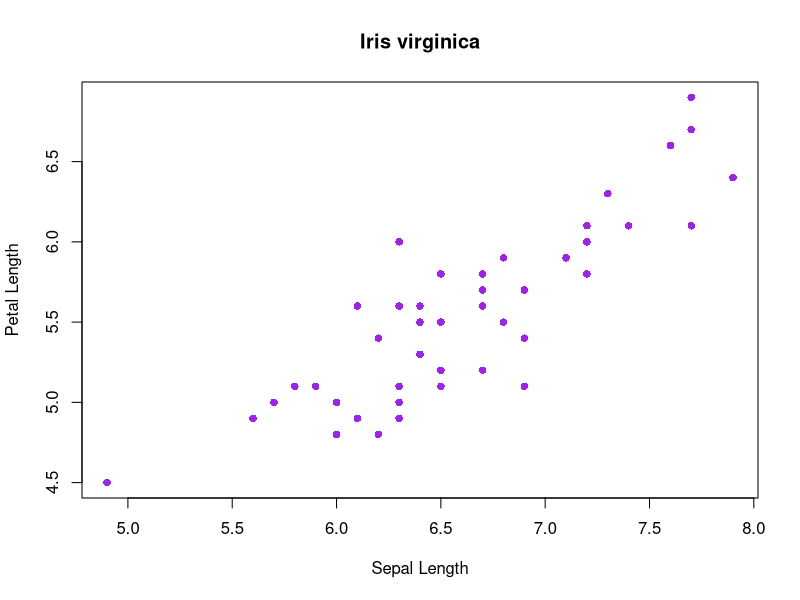
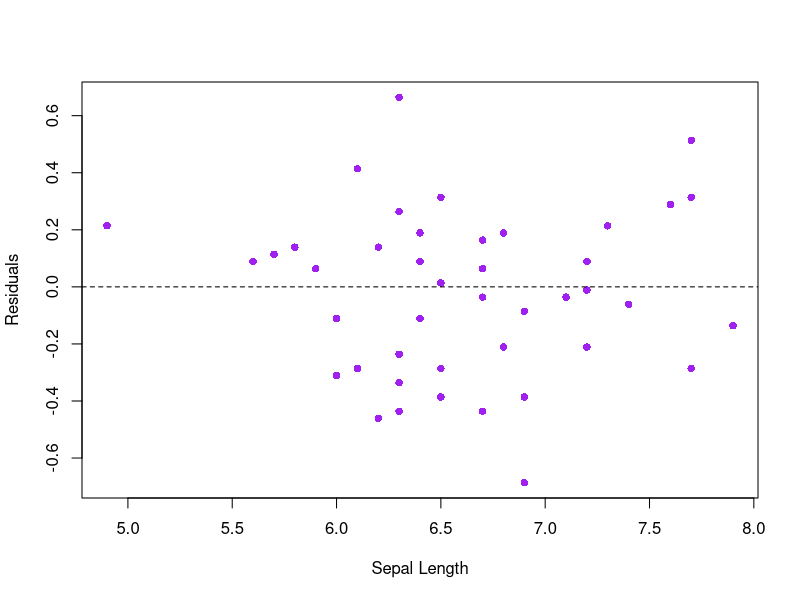
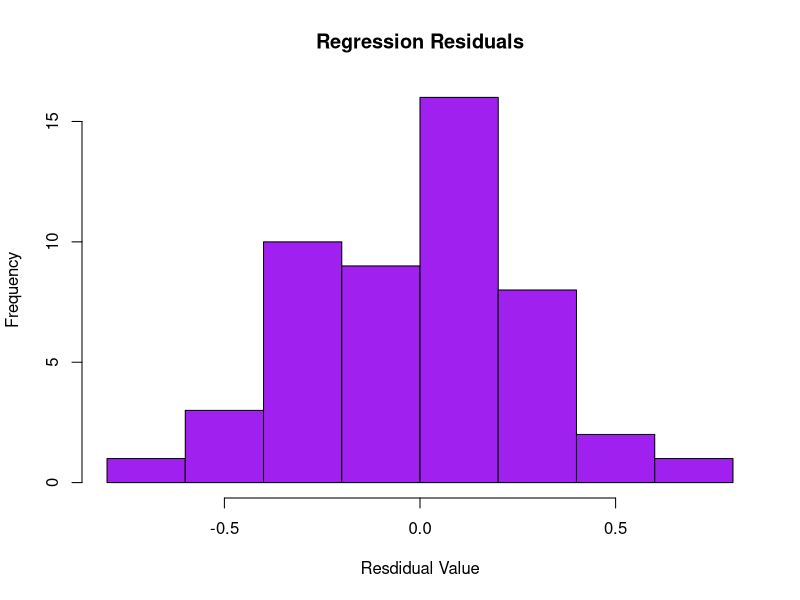
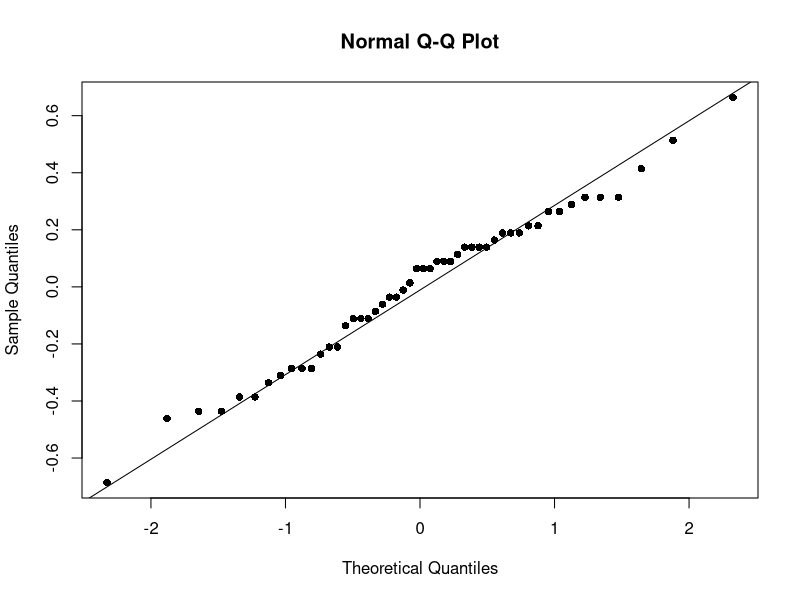

The R source for these figures, in order:
# Regression in-class script 

#find subset in data 
flower <- iris[iris$Species == "virginica",]

#linear model
fit <- lm(flower$Petal.Length~flower$Sepal.Length)

#view results
summary(fit)

#create a scatter plot
plot(flower$Sepal.Length, flower$Petal.Length,
    main = "Iris virginica",
    xlab = "Sepal Length",
    ylab = "Petal Length",
    col = "purple", pch = 16)

#plot the residuals, stored in regression summary
plot(flower$Sepal.Length, summary(fit)$residuals,
      xlab = "Sepal Length",
      ylab = "Residuals",
      col = "purple",
      pch = 16)

# add a horizontal line 
abline(h=0, lty = "dashed")

#histogram of residuals 
hist(summary(fit)$residuals, 
     main = "Regression Residuals",
     xlab = "Resdidual Value",
     col = "purple")

# Shapiro Wilk test 
shapiro.test(summary(fit)$residuals)

# qq plot
qqnorm(summary(fit)$residuals, pch = 16)
qqline(summary(fit)$residuals, datax = FALSE, distribution = qnorm, 
       probs = c(.25,.75), qtype = 7, pch = 16)